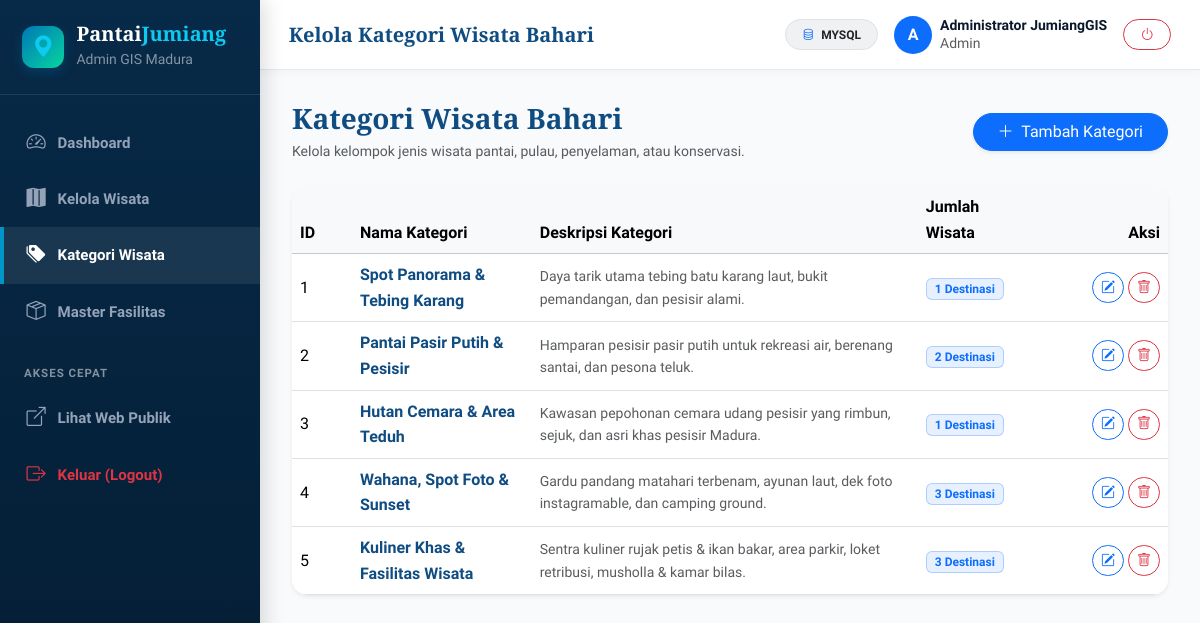
The page /admin/kategori.php (signed in) on the database as committed earlier.
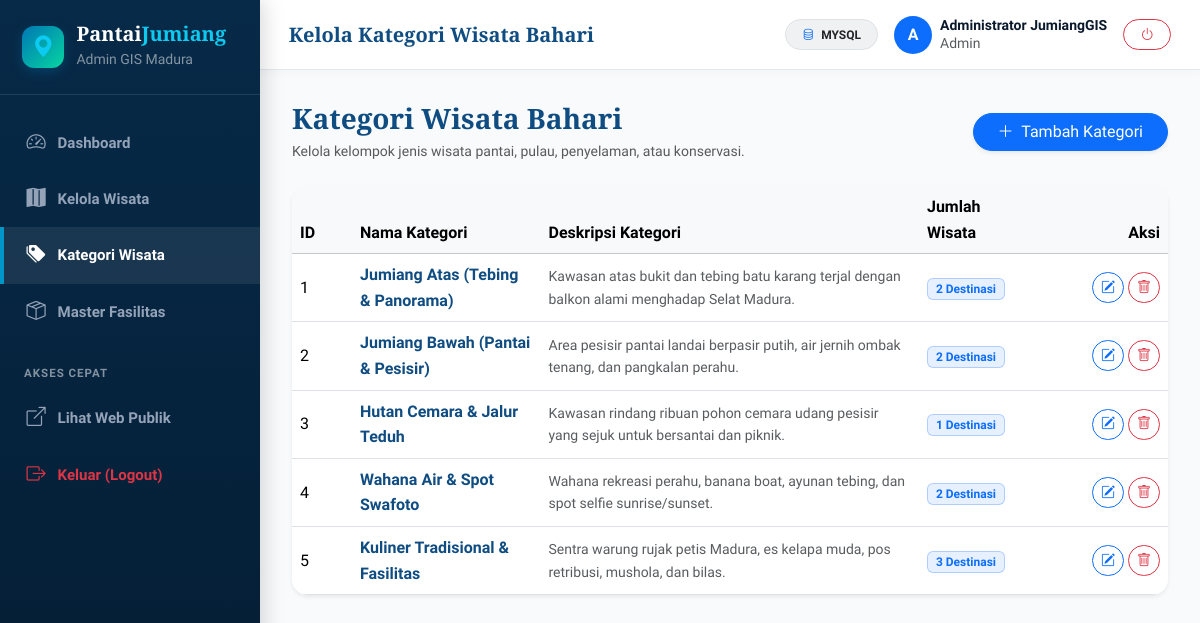
The same page on the database as committed later.
### tables this page shows
CREATE TABLE `kategori_wisata` (
  `id_kategori` INT AUTO_INCREMENT PRIMARY KEY,
  `nama_kategori` VARCHAR(100) NOT NULL,
  `deskripsi` TEXT NULL
);

### admin/kategori.php (the view, shortened to what this page needs)
<?php
$db = getDB();
$stmt = $db->query("
    SELECT k.*, COUNT(w.id_wisata) AS total_wisata
    FROM kategori_wisata k
    LEFT JOIN wisata w ON k.id_kategori = w.id_kategori
    GROUP BY k.id_kategori, k.nama_kategori, k.deskripsi
    ORDER BY k.id_kategori ASC
");
$kategoriList = $stmt->fetchAll();
include __DIR__ . '/../includes/admin_header.php';
?>
<div class="d-flex justify-content-between align-items-center mb-4 flex-wrap gap-2">
    <div>
        <h3 class="font-serif fw-bold text-ocean-primary mb-1">Kategori Wisata Bahari</h3>
        <p class="text-muted small mb-0">Kelola kelompok jenis wisata pantai, pulau, penyelaman, atau konservasi.</p>
    </div>
    <button type="button" class="btn btn-primary rounded-pill px-4 shadow-sm" onclick="window.openAddKategoriModal()">
        <i class="bi bi-plus-lg me-1"></i> Tambah Kategori
    </button>
</div>
<div class="card border-0 shadow-sm rounded-4 overflow-hidden">
    <div class="table-responsive">
        <table class="table table-hover align-middle mb-0">
            <thead class="table-light">
                <tr>
                    <th style="width: 60px;">ID</th>
                    <th>Nama Kategori</th>
                    <th>Deskripsi Kategori</th>
                    <th>Jumlah Wisata</th>
                    <th class="text-end" style="width: 140px;">Aksi</th>
                </tr>
            </thead>
            <tbody>
                <?php if (empty($kategoriList)): ?>
                    <tr>
                        <td colspan="5" class="text-center py-5 text-muted">Belum ada data kategori.</td>
                    </tr>
                <?php else: ?>
                    <?php foreach ($kategoriList as $k): ?>
                        <tr>
                            <td><?= $k['id_kategori'] ?></td>
                            <td class="fw-bold text-ocean-primary"><?= htmlspecialchars($k['nama_kategori']) ?></td>
                            <td class="text-muted small"><?= htmlspecialchars($k['deskripsi'] ?: '-') ?></td>
                            <td>
                                <span class="badge bg-primary bg-opacity-10 text-primary border border-primary border-opacity-25 px-2 py-1">
                                    <?= $k['total_wisata'] ?> Destinasi
                                </span>
                            </td>
                            <td class="text-end">
                                <button type="button" onclick="window.editKategori(<?= $k['id_kategori'] ?>, '<?= htmlspecialchars(addslashes($k['nama_kategori'])) ?>', '<?= htmlspecialchars(addslashes($k['deskripsi'] ?? '')) ?>')" class="btn btn-sm btn-outline-primary rounded-pill px-2">
                                    <i class="bi bi-pencil-square"></i>
                                </button>
                                <button type="button" onclick="window.deleteKategori(<?= $k['id_kategori'] ?>, '<?= htmlspecialchars(addslashes($k['nama_kategori'])) ?>')" class="btn btn-sm btn-outline-danger rounded-pill px-2">
                                    <i class="bi bi-trash"></i>
                                </button>
                            </td>
                        </tr>
                    <?php endforeach; ?>
                <?php endif; ?>
            </tbody>
        </table>
    </div>
</div>
<?php include __DIR__ . '/../includes/admin_footer.php'; ?>

Rows that differ between the two databases and show on the page:
changed kategori_wisata id 1: nama_kategori "Spot Panorama & Tebing Karang" → "Jumiang Atas (Tebing & Panorama)"; deskripsi "Daya tarik utama tebing batu karang laut, bukit pemandangan, dan pesisir alami." → "Kawasan atas bukit dan tebing batu karang terjal dengan balkon alami menghadap Selat Madura."; total_wisata "1" → "2"
changed kategori_wisata id 2: nama_kategori "Pantai Pasir Putih & Pesisir" → "Jumiang Bawah (Pantai & Pesisir)"; deskripsi "Hamparan pesisir pasir putih untuk rekreasi air, berenang santai, dan pesona teluk." → "Area pesisir pantai landai berpasir putih, air jernih ombak tenang, dan pangkalan perahu."
changed kategori_wisata id 3: nama_kategori "Hutan Cemara & Area Teduh" → "Hutan Cemara & Jalur Teduh"; deskripsi "Kawasan pepohonan cemara udang pesisir yang rimbun, sejuk, dan asri khas pesisir Madura." → "Kawasan rindang ribuan pohon cemara udang pesisir yang sejuk untuk bersantai dan piknik."
changed kategori_wisata id 4: nama_kategori "Wahana, Spot Foto & Sunset" → "Wahana Air & Spot Swafoto"; deskripsi "Gardu pandang matahari terbenam, ayunan laut, dek foto instagramable, dan camping ground." → "Wahana rekreasi perahu, banana boat, ayunan tebing, dan spot selfie sunrise/sunset."; total_wisata "3" → "2"
changed kategori_wisata id 5: nama_kategori "Kuliner Khas & Fasilitas Wisata" → "Kuliner Tradisional & Fasilitas"; deskripsi "Sentra kuliner rujak petis & ikan bakar, area parkir, loket retribusi, musholla & kamar bilas." → "Sentra warung rujak petis Madura, es kelapa muda, pos retribusi, mushola, dan bilas."
